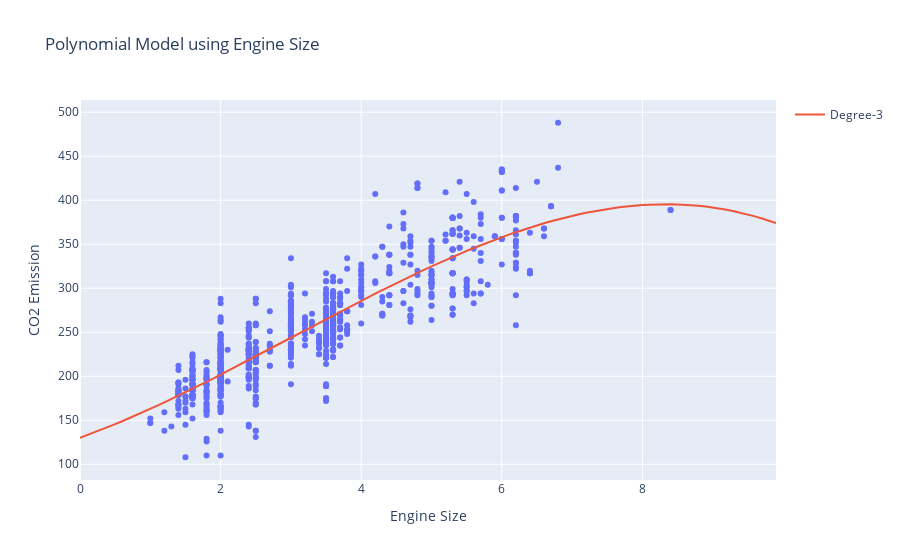

Write notebook code for a chart like this one.
### Code cell
fig = px.scatter(x=x_train['ENGINESIZE'], y=y_train['CO2EMISSIONS'],
                title='Polynomial Model using Engine Size',
                labels={'x':'Engine Size', 'y':'CO2 Emission'})

xx = np.arange(0,10,.1)

fig.add_trace(go.Scatter(x=xx,
                        y=lm.intercept_+lm.coef_[0][1]*xx+
                        lm.coef_[0][2]*np.power(xx,2)+
                        lm.coef_[0][3]*np.power(xx,3),
                        name = 'Degree-3'))

fig.show()

### Figure 1 — Plotly figure (JSON) as saved in the notebook; plotly's stock layout.template omitted (floating-point values rounded to 4 significant figures; data arrays with more than 128 entries replaced by an {"elided": "..."} marker saying what was removed)
{"data": [{"hovertemplate": "Engine Size=%{x}<br>CO2 Emission=%{y}<extra></extra>", "legendgroup": "", "marker": {"color": "#636efa", "symbol": "circle"}, "mode": "markers", "name": "", "orientation": "v", "showlegend": false, "type": "scatter", "x": {"elided": "853 float values"}, "xaxis": "x", "y": {"elided": "853 int values"}, "yaxis": "y"}, {"name": "Degree-3", "type": "scatter", "x": [0, 0.1, 0.2, 0.3, 0.4, 0.5, 0.6, 0.7, 0.8, 0.9, 1, 1.1, 1.2, 1.3, 1.4, 1.5, 1.6, 1.7, 1.8, 1.9, 2, 2.1, 2.2, 2.3, 2.4, 2.5, 2.6, 2.7, 2.8, 2.9, 3, 3.1, 3.2, 3.3, 3.4, 3.5, 3.6, 3.7, 3.8, 3.9, 4, 4.1, 4.2, 4.3, 4.4, 4.5, 4.6, 4.7, 4.8, 4.9, 5, 5.1, 5.2, 5.3, 5.4, 5.5, 5.6, 5.7, 5.8, 5.9, 6, 6.1, 6.2, 6.3, 6.4, 6.5, 6.6, 6.7, 6.8, 6.9, 7, 7.1, 7.2, 7.3, 7.4, 7.5, 7.6, 7.7, 7.8, 7.9, 8, 8.1, 8.2, 8.3, 8.4, 8.5, 8.6, 8.7, 8.8, 8.9, 9, 9.1, 9.2, 9.3, 9.4, 9.5, 9.6, 9.7, 9.8, 9.9], "y": [130.1, 133.0, 136.0, 139.1, 142.3, 145.6, 148.9, 152.3, 155.8, 159.3, 162.9, 166.6, 170.3, 174.1, 177.9, 181.8, 185.7, 189.7, 193.7, 197.7, 201.8, 205.9, 210.0, 214.2, 218.4, 222.6, 226.8, 231.0, 235.3, 239.5, 243.8, 248.0, 252.2, 256.5, 260.7, 264.9, 269.2, 273.3, 277.5, 281.7, 285.8, 289.9, 293.9, 298.0, 301.9, 305.9, 309.8, 313.6, 317.4, 321.2, 324.9, 328.5, 332.1, 335.6, 339.0, 342.4, 345.7, 348.9, 352.0, 355.1, 358.0, 360.9, 363.7, 366.4, 368.9, 371.4, 373.8, 376.1, 378.2, 380.3, 382.2, 384.0, 385.7, 387.3, 388.7, 390.0, 391.2, 392.2, 393.1, 393.9, 394.5, 394.9, 395.2, 395.3, 395.3, 395.1, 394.8, 394.3, 393.6, 392.7, 391.7, 390.5, 389.1, 387.5, 385.8, 383.8, 381.6, 379.3, 376.7, 374.0]}], "layout": {"autosize": true, "legend": {"tracegroupgap": 0}, "title": {"text": "Polynomial Model using Engine Size"}, "xaxis": {"anchor": "y", "autorange": true, "domain": [0, 1], "range": [0, 9.9], "title": {"text": "Engine Size"}, "type": "linear"}, "yaxis": {"anchor": "x", "autorange": true, "domain": [0, 1], "range": [76.64, 519.4], "title": {"text": "CO2 Emission"}, "type": "linear"}}}
